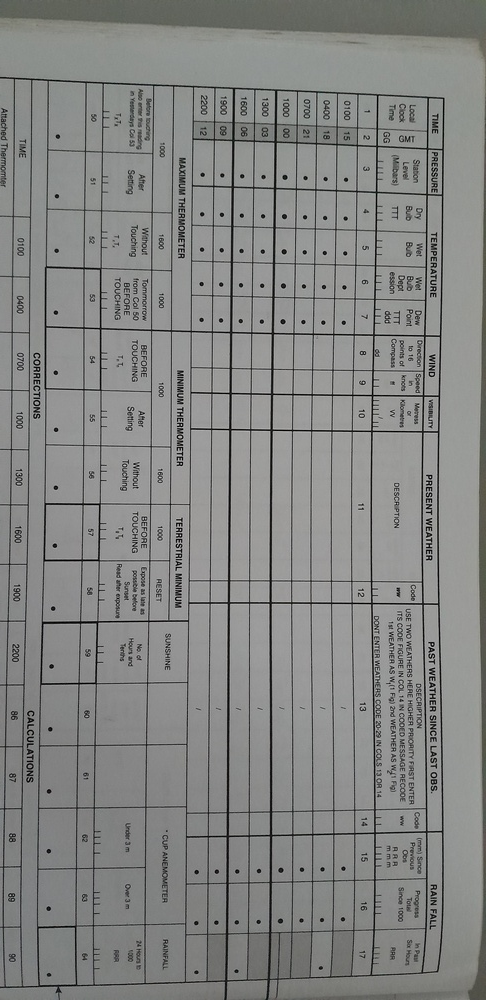
#> input picture data/img/template/20230214_131608.jpg, 486 x 1000 px, shrunk from 2240 x 4608 before the run
$ python extract.py
#> lines starting #> are read from the running program, lines starting #| are printed output that depends on the picture
#P10 data extraction
import cv2
import numpy as np
from matplotlib import pyplot as plt
#import pytesseract
import os

template_path = "data/img/template/20230214_131608.jpg"
raw_images_path = "data/img/monthly/august/20230214_132258.jpg"
img_ref = cv2.imread(template_path)
#> img_ref is the input picture: shape (1000, 486, 3); mean B, G, R 132.2, 133.9, 132.9

def display(im_path):
    dpi = 80
    im_data = plt.imread(im_path)
    h, w, d = im_data.shape

    # whot size does the figure need to be?
    figsize = w/float(dpi), h/float(dpi)
    # Create a figure of the right size with one axes
    fig = plt.figure(figsize=figsize)
    ax = fig.add_axes([0,0,1,1])
    #Hides spines, ticks, etc
    ax.axis('off')

    # Display the Image
    ax.imshow(im_data, cmap='gray')
    plt.show()

def rotateImage(cvImage, angle: float):
    newImage = cvImage.copy()
    (h,w) = newImage.shape[:2]
    center = (w // 2, h // 2)
    M = cv2.getRotationMatrix2D(center, angle, 1.0)
    newImage = cv2.warpAffine(newImage, M, (w, h), flags=cv2.INTER_CUBIC, borderMode=cv2.BORDER_REPLICATE)
    return newImage

invert_img = cv2.bitwise_not(img_ref)
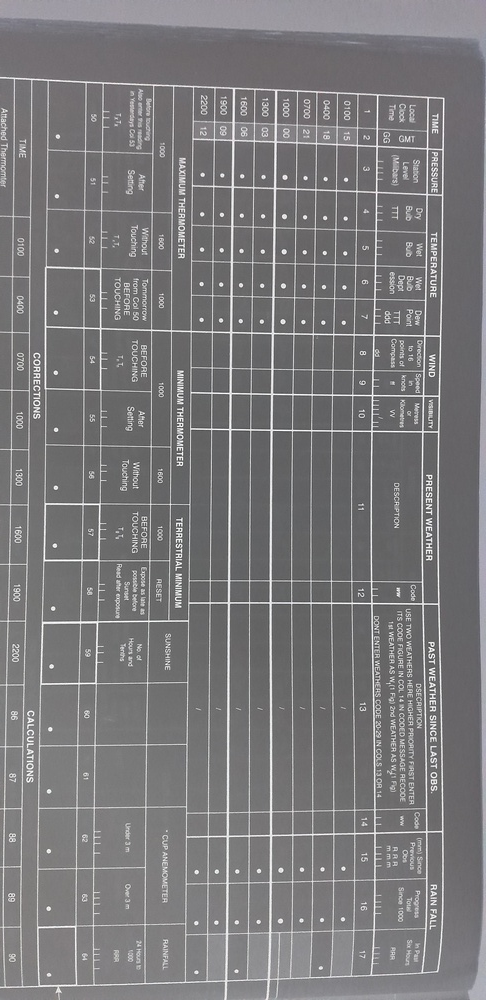
#> invert_img: shape (1000, 486, 3); mean B, G, R 122.8, 121.1, 122.1
cv2.imwrite("data/img/template/temp/inverted_template.jpg", invert_img)
display("data/img/template/temp/inverted_template.jpg")

$ run again, with data/img/template/20230214_131620.jpg copied over data/img/template/20230214_131608.jpg
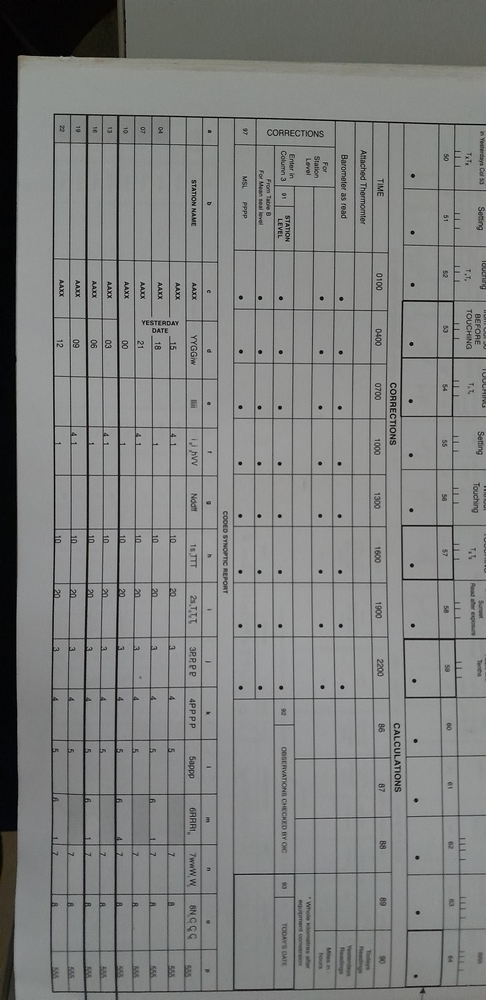
#> input picture data/img/template/20230214_131620.jpg, 486 x 1000 px, shrunk from 2240 x 4608 before the run
#> img_ref is the input picture: shape (1000, 486, 3); mean B, G, R 127.6, 128.7, 127.6
#> `invert_img = cv2.bitwise_not(img_ref)`:
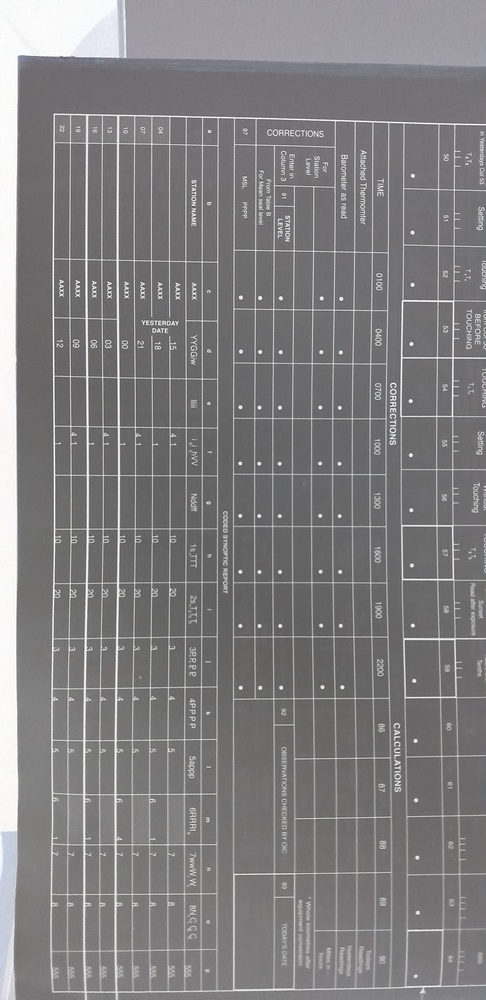
#> invert_img: shape (1000, 486, 3); mean B, G, R 127.4, 126.3, 127.4
